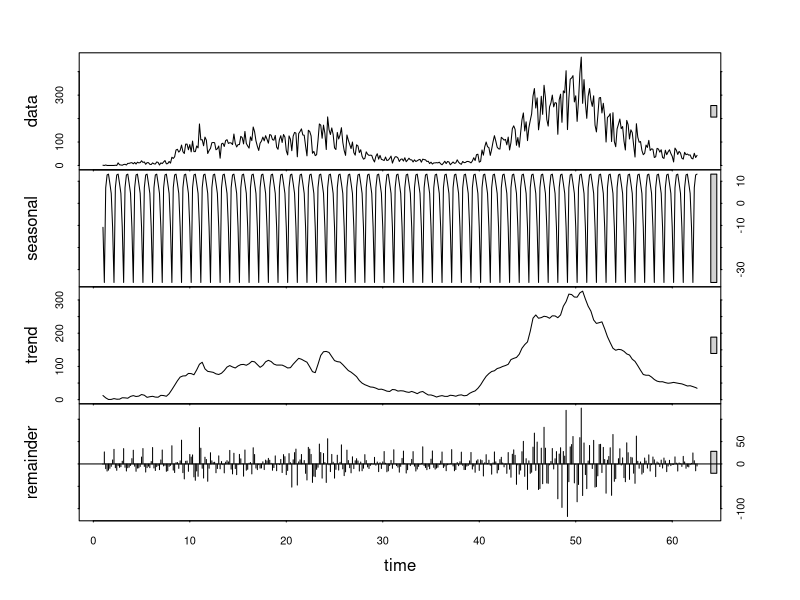
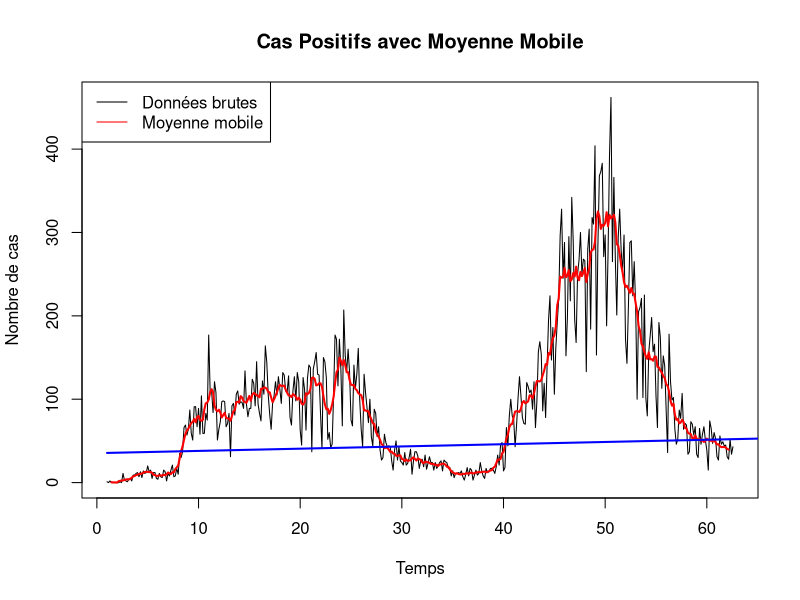
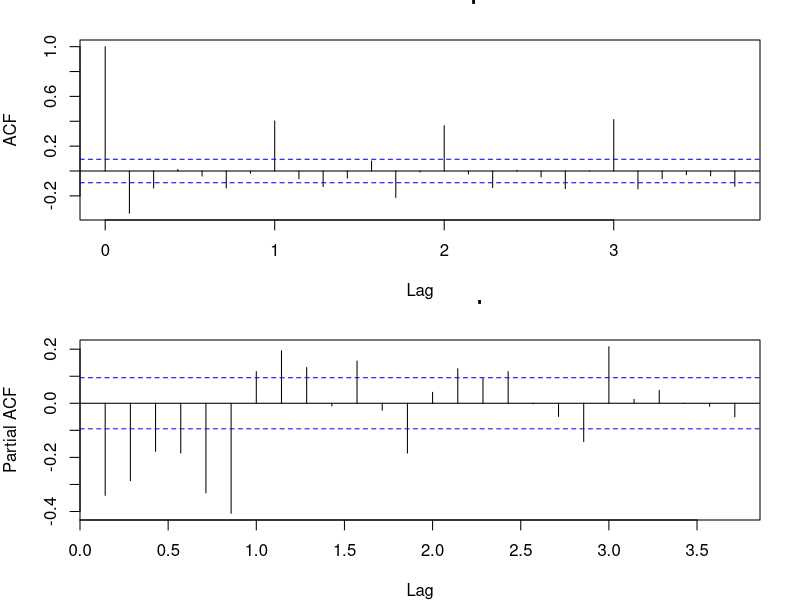
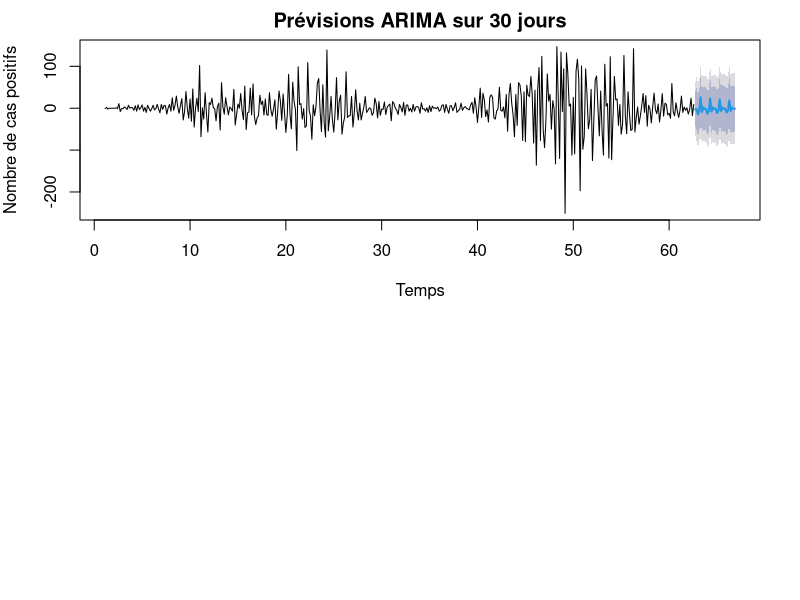
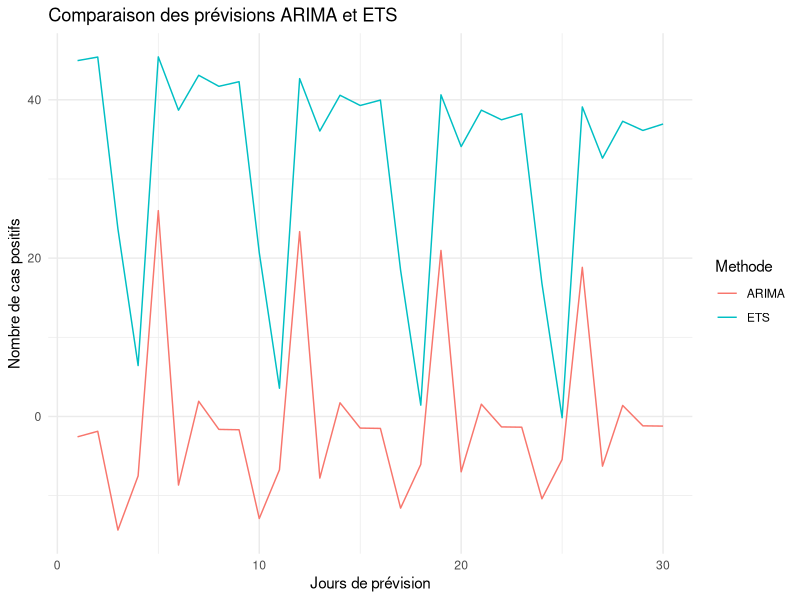

These charts were generated, in order, by the following R code:
# Projet Series Temporelles M1-SID 2023-2024 UADB
# Abdoulaye SALL Code étudiant 1819037

# Import des packages nécessaires pour l'analyse de séries temporelles
library(forecast)
library(ggplot2)
library(tseries)
library(tidyr)

# 1. IMPORT ET PRÉPARATION DES DONNÉES
data <- read.csv("base_covid19.csv", header=TRUE, sep=";")
# Création de la série temporelle avec fréquence hebdomadaire
cas_ts <- ts(data$CasPositif, frequency=7)


# 2. DÉCOMPOSITION ET ANALYSE DE LA TENDANCE
# Décomposition de la série en composantes (tendance, saisonnalité, résidus)
decomposition <- stl(cas_ts, s.window="periodic")
plot(decomposition)

# Calcul de la moyenne mobile sur 7 jours pour lisser les fluctuations
mm_7 <- ma(cas_ts, order=7)

# Visualisation de la série avec sa moyenne mobile
plot(cas_ts, main="Cas Positifs avec Moyenne Mobile", 
     ylab="Nombre de cas", xlab="Temps")
lines(mm_7, col="red", lwd=2)
legend("topleft", legend=c("Données brutes", "Moyenne mobile"), 
       col=c("black", "red"), lty=1)

# Ajustement d'un modèle linéaire pour la tendance
temps <- 1:length(cas_ts)
modele_lineaire <- lm(as.vector(cas_ts) ~ temps)
summary(modele_lineaire)
# Ajout de la tendance linéaire au graphique précédent
lines(temps, predict(modele_lineaire), col="blue", lwd=2)

# 3. MODÉLISATION BOX-JENKINS

# Test de stationnarité sur la série originale
adf_test <- adf.test(cas_ts)
print("Test ADF sur série originale :")
print(adf_test)  # Si p-value > 0.05, série non stationnaire

# Différenciation et nouveau test de stationnarité
cas_diff <- diff(cas_ts)
adf_test_diff <- adf.test(cas_diff)
print("Test ADF sur série différenciée :")
print(adf_test_diff)  # Si p-value < 0.05, série stationnaire

# Analyse des fonctions d'autocorrélation sur la série stationnaire
par(mfrow=c(2,1))
par(mar=c(4,4,2,2))
acf(cas_diff, main="ACF des différences premières")
pacf(cas_diff, main="PACF des différences premières")


# Modélisation ARIMA sur la série différenciée (stationnaire)
modele_auto <- auto.arima(cas_diff, seasonal=TRUE)
summary(modele_auto)

# 4. PRÉVISIONS ARIMA

# Prévisions sur 30 jours
prev_arima <- forecast(modele_auto, h=30)

# 4.2 Visualisation des prévisions ARIMA
plot(prev_arima, main="Prévisions ARIMA sur 30 jours",
     xlab="Temps", ylab="Nombre de cas positifs")


# 5. PRÉVISION PAR LISSAGE EXPONENTIEL ETS (Error, Trend, Seasonality)

# Modèle de lissage exponentiel
modele_ets <- ets(cas_ts)
prev_ets <- forecast(modele_ets, h=30)

# Création du dataframe pour la comparaison des deux méthodes
df_comparaison <- data.frame(
  Date = 1:30,
  ARIMA = as.numeric(prev_arima$mean),  # Utilisation des prévisions dé-différenciées
  ETS = as.numeric(prev_ets$mean)
)

# Conversion en format long pour ggplot
df_long <- pivot_longer(df_comparaison, 
                        cols = c("ARIMA", "ETS"),
                        names_to = "Methode", 
                        values_to = "Prevision")

# Visualisation comparative des deux méthodes
ggplot(df_long, aes(x = Date, y = Prevision, color = Methode)) +
  geom_line() +
  labs(title = "Comparaison des prévisions ARIMA et ETS",
       x = "Jours de prévision",
       y = "Nombre de cas positifs") +
  theme_minimal()

# Évaluation de la précision des modèles
print("Précision du modèle ARIMA :")
accuracy(prev_arima)
print("Précision du modèle ETS :")
accuracy(prev_ets)
